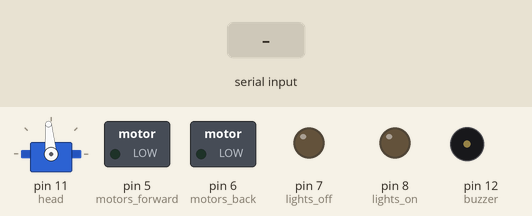
Simulated run of this sketch. Board: Arduino Uno, built with avr-gcc and run on an emulated ATmega328P. On the bench: servo, switched loads named in the sketch (green lamp = pin HIGH), output pins drawn as LEDs (lit = HIGH), buzzer (waves = sounding, pin HIGH). The inputs (shaded band) are chosen by the test bench.

Above: at 1.3 s.
1.4 s: "l" received over the second serial link
At 2.2 s:
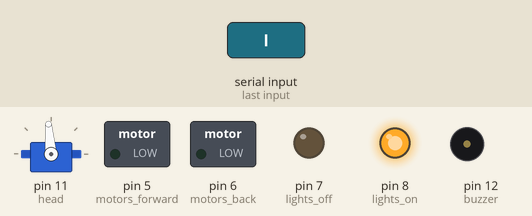
2.9 s: "t90\n" received over the second serial link
At 3.3 s:
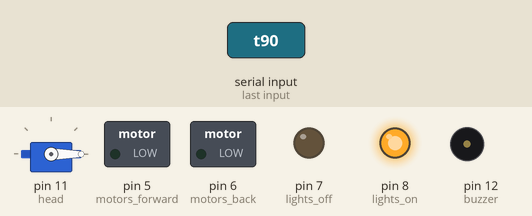
4.4 s: "m" received over the second serial link
At 5.6 s:
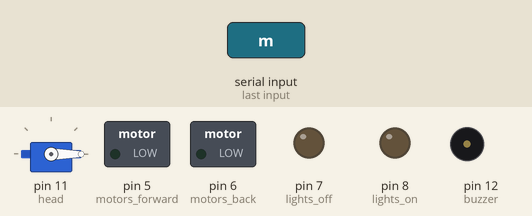
Timing chart, 0 to 7.4 s (numbered marks = the images above; inputs shaded):
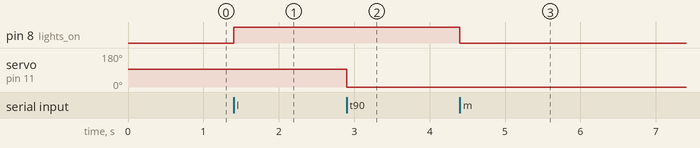

Measured:
- after the input at 1.4 s, pin 8 (lights_on): LOW → HIGH at once
- after the input at 2.9 s, servo on pin 11 (head): 95° → 0° at once
- after the input at 4.4 s, pin 8 (lights_on): HIGH → LOW at once

The sketch:

final_run_code.ino
```cpp
#include <Servo.h>
#include <SoftwareSerial.h>
SoftwareSerial bluetooth(0, 1);  //RX,TX
String readstring;
Servo head;
int directionSwitch = 1;         //1-forward, 2=reverse
int sped = 0;
int handbrake_stat = 1;
int angle = 95;
int parking = 0;

#define SERVO_PIN 7
#define front 90
const int bluetoothConnectedStatus = 2;
int motors_forward = 5;
int motors_back = 6;
int buzzer = 12;
int lights_on = 8;
int lights_off = 7;

void setup() {
  //this setup code will execute once everytime when the arduino will power up
  Serial.begin(9600);
  pinMode(motors_forward, OUTPUT);
  pinMode(motors_back, OUTPUT);
  pinMode(buzzer, OUTPUT);
  pinMode(lights_on, OUTPUT);
  pinMode(lights_off, OUTPUT);
  head.attach(11);
  turn(angle);
  bluetooth.begin(9600);
  delay(100);
}

void loop() {

  while (bluetooth.available()) {                    //this while condition will execute indefinitely
    char data = bluetooth.read();
    if (isdigit(data)) {                    //if readData is digit
      readstring += data;
      sped = readstring.toInt();
    }
    else if (data == 'a') {                 //for SPEED ; if read data is alphabet
      if (handbrake_stat == 0 && directionSwitch == 1) {
        analogWrite(motors_forward, sped);
      } else if (handbrake_stat == 0 && directionSwitch == 2) {
        analogWrite(motors_back, sped);
      }
      readstring = "";
    }
    else if (data == 't') {           //steer - turn vehicle
      angle = sped;
      turn(angle);
      readstring = "";
    }
    else if (data == 'c') {           //speed slow on slider touch removal
      if(handbrake_stat==0){
        slow();
      }
      readstring = "";
    }
    else if (data == 'f') {         //switch to forward
      directionSwitch = 1;
    }
    else if (data == 'b') {         //switch to reverse
      directionSwitch = 2;
    }
    else if (data == 'x') {         //apply handbrake
      handbrake_stat = 1;
      handbrake();
    }
    else if (data == 'y') {         //remove handbrake
      handbrake_stat = 0;
    }
    else if (data == 'l') {         //turn headlights ON
      headlightOn();
    }
    else if (data == 'm') {         //turn headlights OFF
      headlightOff();
    }
    else if (data == 'h') {         //turn horn ON for 1 second
      blowHorn();
    }
    else if (data == 'p') {         //turn parking mode ON
      parking = 1;
      parkinglightsOn();
    }
    else if (data == 'q') {         //turn parking mode OFF
      parking = 0;
      parkinglightsOff();
    }

  } //while END
} //loop END


//move forward
void forwards(int speeed) {

    analogWrite(motors_forward, speeed);

}

//move reverse
void reverse(int speeed) {

    analogWrite(motors_back, speeed);

}

//speed slow on slider touch removal
void slow() {
  if (directionSwitch == 1) {
    analogWrite(motors_forward, 70);
  }
  else if (directionSwitch == 2) {
    analogWrite(motors_back, 70);
  }
  delay(200);
  digitalWrite(motors_forward, LOW);
  digitalWrite(motors_back, LOW);
}

//turn
void turn(int angle) {
  head.write(angle);
}

//handbrake - urgent brake
void handbrake() {
  digitalWrite(motors_forward, LOW);
  digitalWrite(motors_back, LOW);
  handbrake_stat = 1;
}

void blowHorn() {
  //The limitations of the tone() function include:
  //Not being able to use PWM on pins 3 and 11 while you use tone()
  //You can’t go lower than 31 hertz.
  //When using tone() on different pins,
  //you have to turn off the tone on the current pin with noTone(),
  //before using tone() on a different pin.
  //use 1000-frequency for the reverse gear sound
}

void headlightOn() {
  //make headlights pin HIGH
  digitalWrite(lights_on, HIGH);
}

void headlightOff() {
  //make headlights pin LOW
  digitalWrite(lights_on, LOW);
}

void parkinglightsOn() {
  //limit speed to 50 here & make both indicator pins HIGH
  digitalWrite(lights_on, HIGH);
  delay(1000);
  digitalWrite(lights_on, LOW);
}

void parkinglightsOff() {
  //remove speed limit & make indicator pins LOW
}
```
